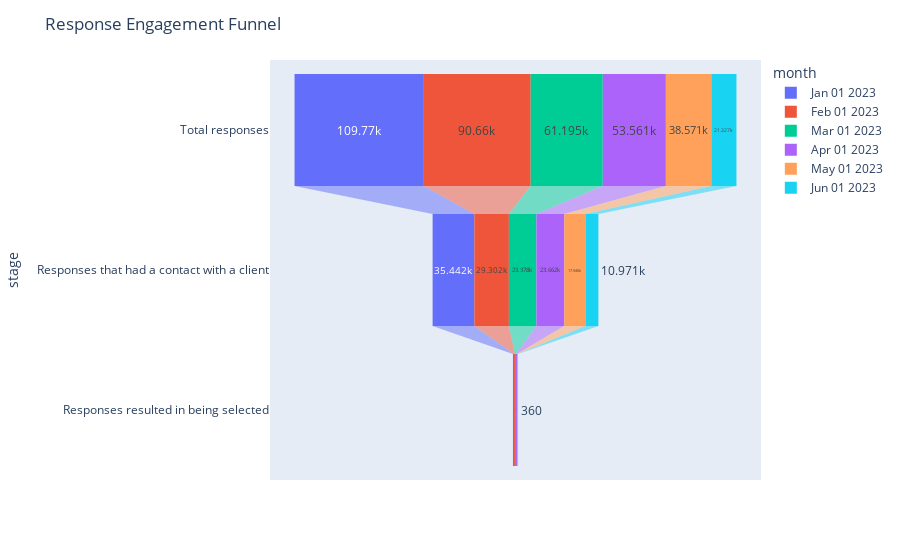

Notebook cell for this chart:
### Code cell
# Define the stages for the funnel
response_stages = ['Total responses', 'Responses that had a contact with a client', 'Responses resulted in being selected']

# List to hold each month's DataFrame
monthly_dfs = []

# Iterate through each row (month) in the DataFrame
for index, row in responses.iterrows():
    month = row['Period']
    data = {'number': [row[stage] for stage in response_stages], 'stage': response_stages}
    df_month = pd.DataFrame(data)
    df_month['month'] = month
    monthly_dfs.append(df_month)

# Concatenate all monthly DataFrames
df_combined = pd.concat(monthly_dfs, axis=0)

# Create the funnel chart
fig = px.funnel(df_combined, x='number', y='stage', color='month')
fig.update_layout(title="Response Engagement Funnel")
fig.show()

# Printing conversion rates for each month
for index, row in responses.iterrows():
    month = row['Period']
    total_responses = row['Total responses']
    contact_with_client = row['Responses that had a contact with a client']
    selected = row['Responses resulted in being selected']

    # Calculate conversion rates
    conv_to_contact = round(100 * contact_with_client / total_responses, 2) if total_responses else 0
    conv_to_selected = round(100 * selected / contact_with_client, 2) if contact_with_client else 0

    # Print the statement for each month
    print(f"Month: {month}\n"
          f"  - Total Responses: {total_responses}\n"
          f"  - Conversion to Contact with Client: {conv_to_contact}%\n"
          f"  - Conversion to Being Selected: {conv_to_selected}%\n")

### Figure 1 — Plotly figure (JSON) as saved in the notebook; plotly's stock layout.template omitted (floating-point values rounded to 4 significant figures)
{"data": [{"hovertemplate": "month=Jan 01 2023<br>number=%{x}<br>stage=%{y}<extra></extra>", "legendgroup": "Jan 01 2023", "marker": {"color": "#636efa"}, "name": "Jan 01 2023", "orientation": "h", "showlegend": true, "type": "funnel", "x": [109770, 35442, 953], "xaxis": "x", "y": ["Total responses", "Responses that had a contact with a client", "Responses resulted in being selected"], "yaxis": "y"}, {"hovertemplate": "month=Feb 01 2023<br>number=%{x}<br>stage=%{y}<extra></extra>", "legendgroup": "Feb 01 2023", "marker": {"color": "#EF553B"}, "name": "Feb 01 2023", "orientation": "h", "showlegend": true, "type": "funnel", "x": [90660, 29302, 813], "xaxis": "x", "y": ["Total responses", "Responses that had a contact with a client", "Responses resulted in being selected"], "yaxis": "y"}, {"hovertemplate": "month=Mar 01 2023<br>number=%{x}<br>stage=%{y}<extra></extra>", "legendgroup": "Mar 01 2023", "marker": {"color": "#00cc96"}, "name": "Mar 01 2023", "orientation": "h", "showlegend": true, "type": "funnel", "x": [61195, 23378, 796], "xaxis": "x", "y": ["Total responses", "Responses that had a contact with a client", "Responses resulted in being selected"], "yaxis": "y"}, {"hovertemplate": "month=Apr 01 2023<br>number=%{x}<br>stage=%{y}<extra></extra>", "legendgroup": "Apr 01 2023", "marker": {"color": "#ab63fa"}, "name": "Apr 01 2023", "orientation": "h", "showlegend": true, "type": "funnel", "x": [53561, 23662, 844], "xaxis": "x", "y": ["Total responses", "Responses that had a contact with a client", "Responses resulted in being selected"], "yaxis": "y"}, {"hovertemplate": "month=May 01 2023<br>number=%{x}<br>stage=%{y}<extra></extra>", "legendgroup": "May 01 2023", "marker": {"color": "#FFA15A"}, "name": "May 01 2023", "orientation": "h", "showlegend": true, "type": "funnel", "x": [38571, 17946, 559], "xaxis": "x", "y": ["Total responses", "Responses that had a contact with a client", "Responses resulted in being selected"], "yaxis": "y"}, {"hovertemplate": "month=Jun 01 2023<br>number=%{x}<br>stage=%{y}<extra></extra>", "legendgroup": "Jun 01 2023", "marker": {"color": "#19d3f3"}, "name": "Jun 01 2023", "orientation": "h", "showlegend": true, "type": "funnel", "x": [21327, 10971, 360], "xaxis": "x", "y": ["Total responses", "Responses that had a contact with a client", "Responses resulted in being selected"], "yaxis": "y"}], "layout": {"legend": {"title": {"text": "month"}, "tracegroupgap": 0}, "margin": {"t": 60}, "title": {"text": "Response Engagement Funnel"}, "xaxis": {"anchor": "y", "domain": [0, 1], "title": {"text": "number"}}, "yaxis": {"anchor": "x", "domain": [0, 1], "title": {"text": "stage"}}}}
